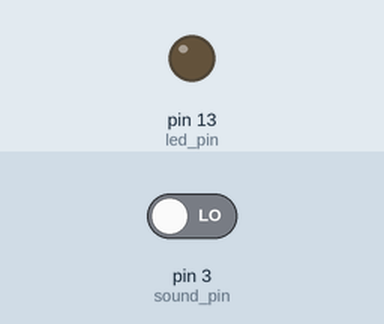
Simulated run of this sketch. Board: Arduino Uno, built with avr-gcc and run on an emulated ATmega328P. Shown: output pins drawn as LEDs (lit = HIGH). The inputs (shaded band) are chosen by the test bench; at power-on: pin 3 (sound_pin) LOW. What the sketch prints to the serial monitor is not drawn.

Above: at 1.2 s.
1.3 s: pin 3 (sound_pin) driven HIGH
At 1.6 s:
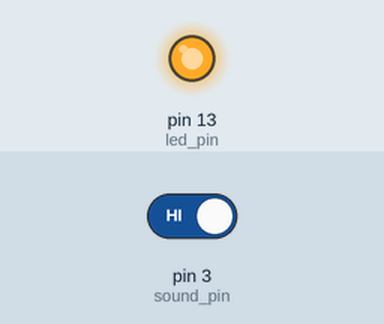
2.8 s: pin 3 (sound_pin) driven LOW
At 4.0 s:
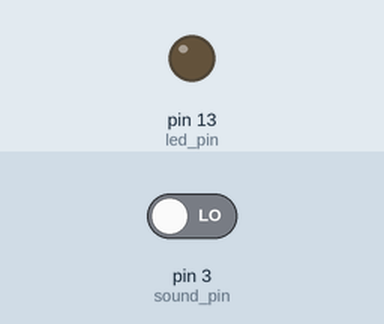
Timing chart, 0 to 5.8 s (numbered marks = the images above; inputs shaded):
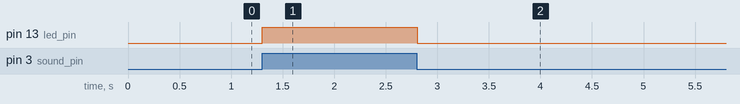

Measured:
- after the input at 1.3 s, pin 13 (led_pin): LOW → HIGH at once
- after the input at 2.8 s, pin 13 (led_pin): HIGH → LOW at once

The sketch:

sound_sensor_practice.ino
```cpp
int sound_pin = 3;
int led_pin = 13;


void setup() {
  // put your setup code here, to run once:
  pinMode(led_pin, OUTPUT);
  pinMode(sound_pin, INPUT);
  Serial.begin(9600);

}

void loop() {
  // put your main code here, to run repeatedly:
  if(digitalRead(sound_pin)==HIGH){
    digitalWrite(led_pin, HIGH);
    Serial.println("1");

  }
  else{
    digitalWrite(led_pin, LOW);
    Serial.println("0");
  }
}
```
